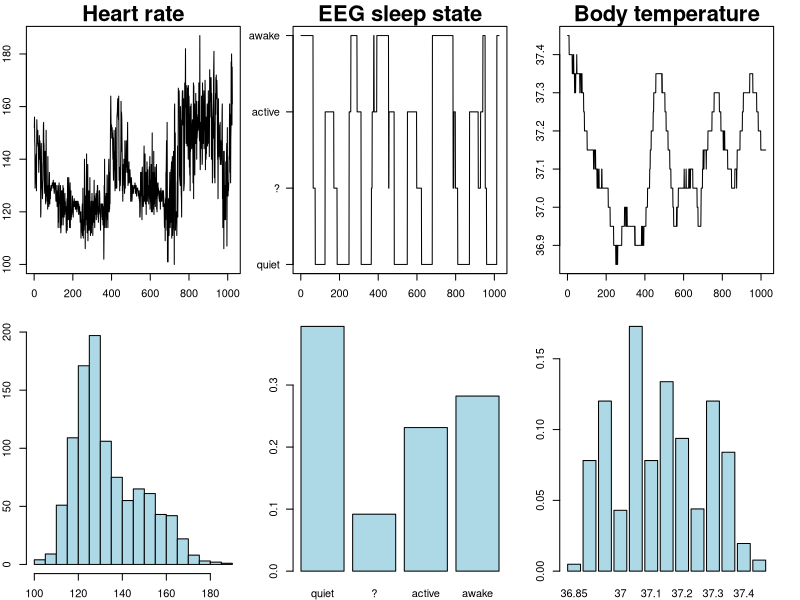

Here is the R script that generated this plot:
Y <- read.csv("datasets/sleep_data.csv")

T <- nrow(Y)
n <- ncol(Y)
labels = c("Heart rate", "EEG sleep state", "Body temperature")
states = c("quiet", "?", "active", "awake")

par(mfcol = c(2, n), mar = c(2, 2, 2, 2))

for(i in 1:n){

  plot(1:T, Y[, i], type = "l", main = labels[i], cex.main = 2,
       yaxt = "n")
  if(i == 2){
    axis(2, at = 1:4, labels = states, las = 1)
  }else{
    axis(2)
  }
  
  if(i == 1){
    #plot(density(Y[, i]), main = "")
    hist(Y[, i], breaks = "Scott", main = "", col = "lightblue")
  }else if(i == 2){
    barplot(table(Y[, i]) / T, names.arg = states, col = "lightblue")
  }else{
    barplot(table(Y[, i]) / T, names.arg = sort(unique(Y[, i])), col = "lightblue")
  }
}